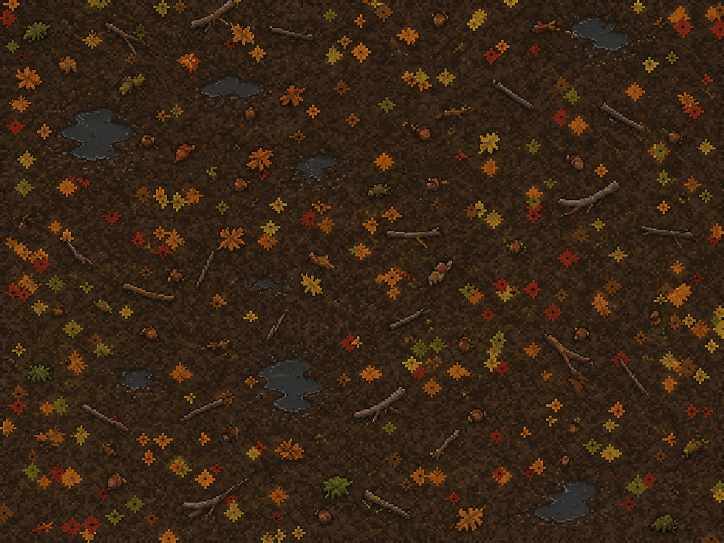
#> input picture tools/background_preview.png, 1448 x 1086 px (shown at 1/2 size)
$ python import_background.py
#> lines starting #> are read from the running program, lines starting #| are printed output that depends on the picture
"""
Imports a hand-reworked tools/background_preview.png back into the game.

Unlike gen_background.py (which procedurally paints the preview), this
reads whatever art is currently in background_preview.png, downsamples it
to the DS top screen's native 256x192 with a quality filter, and writes:

  - data/forest_floor.bg.bin        raw RGB15 pixels, embedded via bin2s
    (same contract as gen_background.py - source/background.c is unchanged)
  - tools/background_ingame_preview.png   the downsampled 256x192 result,
    upscaled 2x with nearest-neighbor so it's inspectable at the size that
    actually ships, since a big detailed source image can turn to mush once
    it's squeezed onto a 256x192 screen.

Run with: python tools/import_background.py
"""

import os
import struct
from PIL import Image

OUT_DIR = os.path.dirname(os.path.abspath(__file__))
PROJECT = os.path.dirname(OUT_DIR)
SRC_PATH = os.path.join(OUT_DIR, "background_preview.png")

W, H = 256, 192


def to_rgb15_bytes(img):
    w, h = img.size
    px = img.load()
    out = bytearray()
    for y in range(h):
        for x in range(w):
            r, g, b = px[x, y][:3]
            r5 = (r * 31 + 127) // 255
            g5 = (g * 31 + 127) // 255
            b5 = (b * 31 + 127) // 255
            val = 0x8000 | (b5 << 10) | (g5 << 5) | r5  # opaque - BG3 has no transparency here
            out += struct.pack("<H", val)
    return bytes(out)


def main():
    src = Image.open(SRC_PATH).convert("RGB")
#> src is the input picture: PIL image 1448x1086 RGB; mean R, G, B 55.4, 37.3, 20.2
    print("loaded", SRC_PATH, src.size)
#| loaded tools/background_preview.png (1448, 1086)

    resized = src.resize((W, H), Image.LANCZOS)
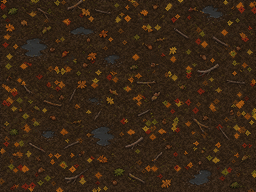
#> resized: PIL image 256x192 RGB; mean R, G, B 55.4, 37.3, 20.2

    data_dir = os.path.join(PROJECT, "data")
    os.makedirs(data_dir, exist_ok=True)
    bin_path = os.path.join(data_dir, "forest_floor.bg.bin")
    with open(bin_path, "wb") as f:
        f.write(to_rgb15_bytes(resized))
    print("wrote", bin_path, f"({W * H * 2} bytes)")

    preview_path = os.path.join(OUT_DIR, "background_ingame_preview.png")
    resized.resize((W * 2, H * 2), Image.NEAREST).save(preview_path)
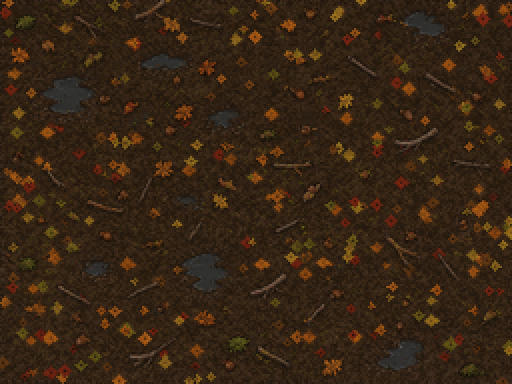
#> saved as background_ingame_preview.png: PIL image 512x384 RGB; mean R, G, B 55.4, 37.3, 20.2
    print("wrote", preview_path)


if __name__ == "__main__":
    main()
